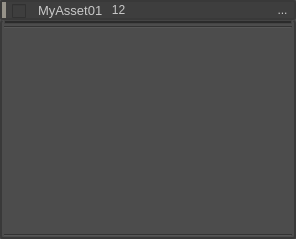
<?xml version="1.0" encoding="UTF-8"?>
<ui version="4.0">
 <class>AssetDelegate</class>
 <widget class="QWidget" name="AssetDelegate">
  <property name="geometry">
   <rect>
    <x>0</x>
    <y>0</y>
    <width>296</width>
    <height>239</height>
   </rect>
  </property>
  <property name="sizePolicy">
   <sizepolicy hsizetype="Fixed" vsizetype="Fixed">
    <horstretch>0</horstretch>
    <verstretch>0</verstretch>
   </sizepolicy>
  </property>
  <property name="windowTitle">
   <string>Form</string>
  </property>
  <property name="styleSheet">
   <string notr="true">QWidget {
	background-color: rgb(76, 76, 76);
    color: rgb(200, 200, 200);
    selection-background-color: rgb(126, 126, 126);
    selection-color: rgb(250, 250, 250);
    outline: 0;
}
QWidget:item {
    background-color: transparent;
}
QWidget:item:hover {
    background-color: rgba(150, 146, 137, 15);
    color: rgb(250, 250, 250);
}
QWidget:item:selected {
    background-color: rgb(150, 146, 137);
    color: rgb(43, 43, 43);
}
QPushButton:hover {
    color: rgb(250, 250, 250);
    background-color: rgb(108, 108, 108);
 }
QCheckBox {
	padding-top: 2px;
}
QCheckBox::indicator:checked:hover,
QTreeView::indicator:checked:hover,
QListView::indicator:checked:hover {
    image: url(:/resources/checkbox_checked_hover.svg);
}
QCheckBox::indicator:unchecked:hover,
QTreeView::indicator:unchecked:hover,
QListView::indicator:unchecked:hover {
    image: url(:/resources/checkbox_hover.svg);
}
QCheckBox::indicator {
    width: 14px;
    height: 14px;
}
QCheckBox::indicator:checked,
QTreeView::indicator:checked,
QListView::indicator:checked {
    image: url(:/resources/checkbox_checked.svg);
}

QCheckBox::indicator:checked:hover,
QTreeView::indicator:checked:hover,
QListView::indicator:checked:hover {
    image: url(:/resources/checkbox_checked_hover.svg);
}

QCheckBox::indicator:unchecked,
QTreeView::indicator:unchecked,
QListView::indicator:unchecked {
    color: rgb(43, 43, 43);
    image: url(:/resources/checkbox.svg);
}</string>
  </property>
  <layout class="QVBoxLayout" name="verticalLayout">
   <property name="spacing">
    <number>0</number>
   </property>
   <property name="leftMargin">
    <number>0</number>
   </property>
   <property name="topMargin">
    <number>0</number>
   </property>
   <property name="rightMargin">
    <number>0</number>
   </property>
   <property name="bottomMargin">
    <number>0</number>
   </property>
   <item>
    <widget class="QFrame" name="HeaderFrame">
     <property name="sizePolicy">
      <sizepolicy hsizetype="Preferred" vsizetype="Fixed">
       <horstretch>0</horstretch>
       <verstretch>0</verstretch>
      </sizepolicy>
     </property>
     <property name="focusPolicy">
      <enum>Qt::ClickFocus</enum>
     </property>
     <property name="autoFillBackground">
      <bool>false</bool>
     </property>
     <property name="styleSheet">
      <string notr="true">QWidget{
	background-color: rgb(62, 62, 62);
}
QFrame{
    background-color: rgb(62, 62, 62);
   /* background-color: qlineargradient(y1: 1, y2: -.5, stop: 0 rgb(55, 105, 140), stop: 0.20 rgb(68, 68, 68));*/
   /* border: 1px solid rgb(43,43,43);*/
    border: 2px solid rgb(57,57,57);
	border-radius: 3px
}
QFrame[selected=&quot;true&quot;]{
    border: 2px solid rgb(150, 146, 137);
    border-bottom: 2px solid rgb(57,57,57);
}</string>
     </property>
     <property name="frameShape">
      <enum>QFrame::StyledPanel</enum>
     </property>
     <property name="frameShadow">
      <enum>QFrame::Raised</enum>
     </property>
     <property name="selected" stdset="0">
      <bool>false</bool>
     </property>
     <layout class="QHBoxLayout" name="horizontalLayout_5">
      <property name="spacing">
       <number>0</number>
      </property>
      <property name="leftMargin">
       <number>0</number>
      </property>
      <property name="topMargin">
       <number>0</number>
      </property>
      <property name="rightMargin">
       <number>0</number>
      </property>
      <property name="bottomMargin">
       <number>0</number>
      </property>
      <item>
       <widget class="QFrame" name="dockTitleWidgets">
        <property name="styleSheet">
         <string notr="true">border: none;</string>
        </property>
        <property name="frameShape">
         <enum>QFrame::StyledPanel</enum>
        </property>
        <property name="frameShadow">
         <enum>QFrame::Raised</enum>
        </property>
        <layout class="QHBoxLayout" name="horizontalLayout_7">
         <property name="spacing">
          <number>9</number>
         </property>
         <property name="leftMargin">
          <number>0</number>
         </property>
         <property name="topMargin">
          <number>0</number>
         </property>
         <property name="rightMargin">
          <number>0</number>
         </property>
         <property name="bottomMargin">
          <number>0</number>
         </property>
        </layout>
       </widget>
      </item>
      <item>
       <layout class="QHBoxLayout" name="horizontalLayout">
        <property name="spacing">
         <number>5</number>
        </property>
        <item>
         <widget class="Line" name="styledLine">
          <property name="minimumSize">
           <size>
            <width>4</width>
            <height>0</height>
           </size>
          </property>
          <property name="styleSheet">
           <string notr="true">QFrame {background-color: rgb(150, 146, 137);border: none}</string>
          </property>
          <property name="frameShadow">
           <enum>QFrame::Plain</enum>
          </property>
          <property name="lineWidth">
           <number>0</number>
          </property>
          <property name="midLineWidth">
           <number>0</number>
          </property>
          <property name="orientation">
           <enum>Qt::Vertical</enum>
          </property>
         </widget>
        </item>
       </layout>
      </item>
      <item>
       <layout class="QHBoxLayout" name="headerLayout">
        <property name="spacing">
         <number>6</number>
        </property>
        <property name="leftMargin">
         <number>6</number>
        </property>
        <property name="topMargin">
         <number>0</number>
        </property>
        <property name="rightMargin">
         <number>6</number>
        </property>
        <property name="bottomMargin">
         <number>0</number>
        </property>
        <item>
         <widget class="QCheckBox" name="checkBox">
          <property name="sizePolicy">
           <sizepolicy hsizetype="Fixed" vsizetype="Fixed">
            <horstretch>0</horstretch>
            <verstretch>0</verstretch>
           </sizepolicy>
          </property>
          <property name="text">
           <string/>
          </property>
          <property name="iconSize">
           <size>
            <width>18</width>
            <height>18</height>
           </size>
          </property>
         </widget>
        </item>
        <item>
         <widget class="QLabel" name="nameLabel">
          <property name="font">
           <font>
            <pointsize>10</pointsize>
           </font>
          </property>
          <property name="styleSheet">
           <string notr="true">border:none;</string>
          </property>
          <property name="frameShape">
           <enum>QFrame::NoFrame</enum>
          </property>
          <property name="frameShadow">
           <enum>QFrame::Sunken</enum>
          </property>
          <property name="text">
           <string>MyAsset01</string>
          </property>
         </widget>
        </item>
        <item>
         <widget class="QToolButton" name="linksButton">
          <property name="toolTip">
           <string>Total number of Links.
Press to open the Asset's Upstream Dependencies (Links)</string>
          </property>
          <property name="styleSheet">
           <string notr="true">QToolButton{
padding: -2px;
border: none;
background-color: rgb(62, 62, 62);
}
QToolButton:hover{
background-color: rgb(92, 92, 92);
}</string>
          </property>
          <property name="text">
           <string>12</string>
          </property>
          <property name="icon">
           <iconset resource="../../relic_resources.qrc">
            <normaloff>:/resources/icons/folder_link.svg</normaloff>:/resources/icons/folder_link.svg</iconset>
          </property>
          <property name="iconSize">
           <size>
            <width>24</width>
            <height>24</height>
           </size>
          </property>
          <property name="toolButtonStyle">
           <enum>Qt::ToolButtonTextBesideIcon</enum>
          </property>
         </widget>
        </item>
        <item>
         <spacer name="horizontalSpacer">
          <property name="orientation">
           <enum>Qt::Horizontal</enum>
          </property>
          <property name="sizeHint" stdset="0">
           <size>
            <width>1</width>
            <height>1</height>
           </size>
          </property>
         </spacer>
        </item>
       </layout>
      </item>
      <item>
       <widget class="QToolButton" name="iconButton">
        <property name="focusPolicy">
         <enum>Qt::NoFocus</enum>
        </property>
        <property name="toolTip">
         <string>Asset Type</string>
        </property>
        <property name="styleSheet">
         <string notr="true">padding: -2px;
border: none;
margin-right: 4px;</string>
        </property>
        <property name="text">
         <string>...</string>
        </property>
        <property name="icon">
         <iconset resource="../../relic_resources.qrc">
          <normaloff>:/resources/icons/collection.svg</normaloff>:/resources/icons/collection.svg</iconset>
        </property>
        <property name="iconSize">
         <size>
          <width>24</width>
          <height>24</height>
         </size>
        </property>
       </widget>
      </item>
     </layout>
    </widget>
   </item>
   <item>
    <widget class="QFrame" name="frame">
     <property name="styleSheet">
      <string notr="true">QFrame#frame {
    border: 2px solid rgb(57,57,57);
    border-top: none;
	border-radius: 3px
}
QFrame#frame[selected=&quot;true&quot;] {
    border: 2px solid rgb(150, 146, 137);
    border-top: none;
	border-radius: 3px
}</string>
     </property>
     <property name="frameShape">
      <enum>QFrame::StyledPanel</enum>
     </property>
     <property name="frameShadow">
      <enum>QFrame::Raised</enum>
     </property>
     <property name="selected" stdset="0">
      <bool>false</bool>
     </property>
     <layout class="QVBoxLayout" name="verticalLayout_2">
      <property name="spacing">
       <number>2</number>
      </property>
      <property name="leftMargin">
       <number>2</number>
      </property>
      <property name="topMargin">
       <number>0</number>
      </property>
      <property name="rightMargin">
       <number>2</number>
      </property>
      <property name="bottomMargin">
       <number>0</number>
      </property>
      <item>
       <widget class="QProgressBar" name="progressBar">
        <property name="minimumSize">
         <size>
          <width>0</width>
          <height>0</height>
         </size>
        </property>
        <property name="maximumSize">
         <size>
          <width>16777215</width>
          <height>4</height>
         </size>
        </property>
        <property name="sizeIncrement">
         <size>
          <width>0</width>
          <height>0</height>
         </size>
        </property>
        <property name="baseSize">
         <size>
          <width>0</width>
          <height>0</height>
         </size>
        </property>
        <property name="styleSheet">
         <string notr="true">QProgressBar {
    background-color: rgb(43, 43, 43);
    border: 1px solid rgb(68, 68, 68);
    text-align: center;
}
QProgressBar::chunk {
    background-color: rgb(66, 118, 150);
    color: rgb(43, 43, 43);
}
QProgressBar[complete=&quot;true&quot;]::chunk{
    background-color: rgb(66, 175, 78)
}</string>
        </property>
        <property name="value">
         <number>0</number>
        </property>
        <property name="textVisible">
         <bool>false</bool>
        </property>
        <property name="invertedAppearance">
         <bool>false</bool>
        </property>
        <property name="complete" stdset="0">
         <bool>false</bool>
        </property>
       </widget>
      </item>
      <item>
       <widget class="Line" name="line_4">
        <property name="orientation">
         <enum>Qt::Horizontal</enum>
        </property>
       </widget>
      </item>
      <item>
       <widget class="QLabel" name="label">
        <property name="styleSheet">
         <string notr="true"/>
        </property>
        <property name="text">
         <string/>
        </property>
       </widget>
      </item>
      <item>
       <widget class="Line" name="line_3">
        <property name="orientation">
         <enum>Qt::Horizontal</enum>
        </property>
       </widget>
      </item>
     </layout>
    </widget>
   </item>
  </layout>
 </widget>
 <resources>
  <include location="../../relic_resources.qrc"/>
  <include location="../../Lib/site-packages/qtshare/resources.qrc"/>
 </resources>
 <connections/>
</ui>
